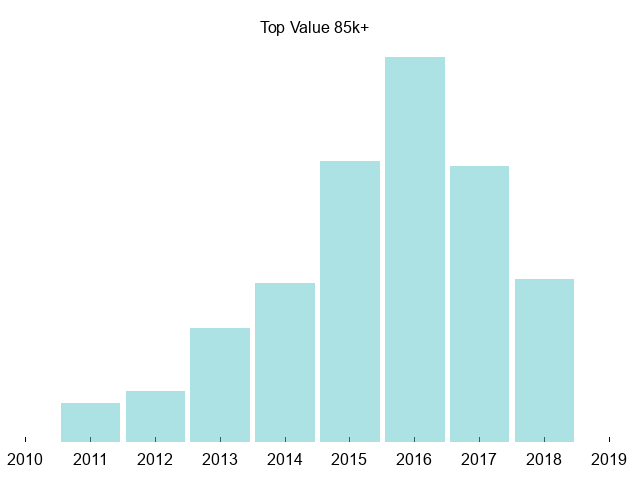

The gnuplot source for this figure:
reset
set term png truecolor
set output "commits.png"
set style fill transparent solid 0.5 noborder
unset border
unset ytics
set xtics nomirror
set boxwidth 0.9
set xrange [2010:2019]
set title "Top Value 85k+"
plot "commits.dat" u 1:2 w boxes lc rgb"#5dc6ca" notitle
